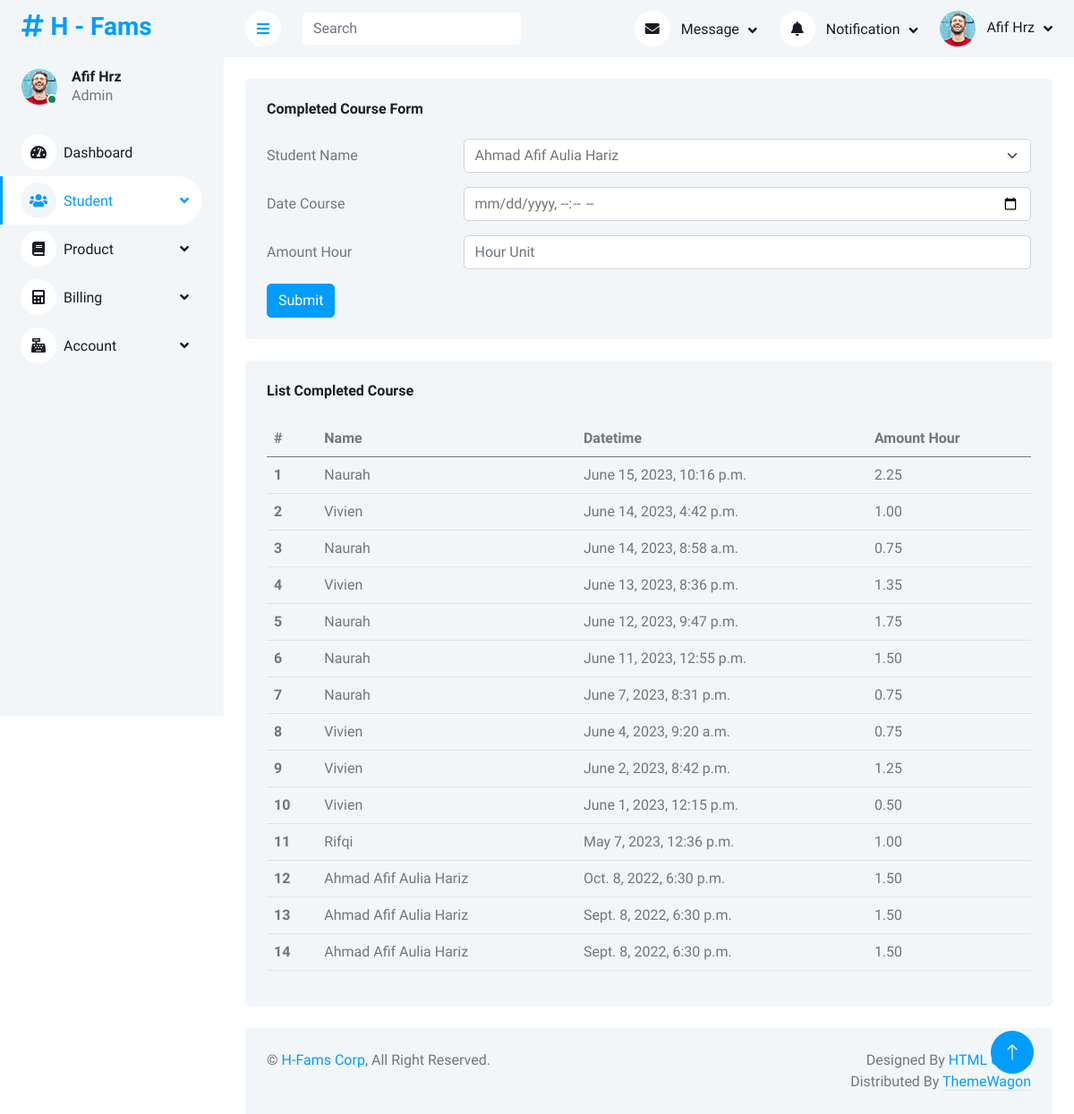
Screenshot of /student/completedcourse/ with the database file from the repository.
### dashboard/models.py (models this page shows)
class admin_mst_module(models.Model):
    modulename = models.CharField(max_length=30, db_column="MODULENAME")
    pagename = models.CharField(max_length=30, db_column="PAGENAME")
    created_by = models.CharField(max_length=30, db_column="CREATED_BY")
    date_created = models.DateField(default=datetime.date.today, blank=True, db_column="DATE_CREATED")
    modified_by = models.CharField(max_length=30, blank=True, null=True, db_column="MODIFIED_BY")
    date_modified = models.DateField(blank=True, null=True, db_column="DATE_MODIFIED")
    adm_mst_id = models.IntegerField(blank=True, null=True, db_column="ADM_MST_MODULE_ID")
    validstatus = models.IntegerField(blank=True, null=True, db_column="VALIDSTATUS")
    ordernumber = models.IntegerField(db_column="ORDERNUMBER")
    levelnumber = models.IntegerField(blank=True, null=True, db_column="LEVELNUMBER")
    moduleurl = models.CharField(max_length=30, blank=True, null=True, db_column="MODULEURL")
    moduleicon = models.CharField(max_length=30, blank=True, null=True, db_column="MODULEICON")
    moduleclass = models.CharField(max_length=30, blank=True, null=True, db_column="MODULECLASS")
    application = models.CharField(max_length=30, db_column="APPLICATION")
    class Meta:
        db_table = 'ADM_MST_MODULE'

### student/models.py (models this page shows)
class std_trx_course(models.Model):
    std_trx_id = models.ForeignKey(std_trx, on_delete=models.RESTRICT, db_column="STD_TRX_ID")
    date_time = models.DateTimeField(default=timezone.now, blank=True, db_column="DATETIME")
    amount_hour = models.DecimalField(db_column="AMOUNT_HOUR", decimal_places=2, max_digits=4)
    validuntil = models.DateField(blank=True, null=True, db_column="VALID_UNTIL")
    date_created = models.DateField(default=timezone.now, blank=True, db_column="DATE_CREATED")
    created_by = models.CharField(max_length=30, db_column="CREATED_BY")
    date_modified = models.DateField(blank=True, null=True, db_column="DATE_MODIFIED")
    modified_by = models.CharField(max_length=30, blank=True, null=True, db_column="MODIFIED_BY")
    class Meta:
        db_table = 'STD_TRX_COURSE'

### student/views.py (the view, shortened to what this page needs)
# urls.py: path('completedcourse/', views.completedcourse_view, name='completedcourse'),
def completedcourse_view(request):
    datastd = std_mst.objects.raw('''SELECT * FROM STD_MST where ID in (SELECT st.STD_MST_ID FROM STD_TRX st
	JOIN STD_MST sm ON sm.ID = st.STD_MST_ID
	WHERE sm.VALID_UNTIL ISNULL)''')
    data_trx = std_trx_course.objects.raw('''SELECT stc.ID, sm.NAME, stc.DATETIME, stc.AMOUNT_HOUR FROM STD_TRX_COURSE stc
	left join STD_TRX st on stc.STD_TRX_ID = st.id
	left join STD_MST sm on st.STD_MST_ID =sm.ID
	WHERE stc.ID not in (SELECT STD_TRX_COURSE_ID FROM BLL_TRX_BILL_ITEM btbi
	left join BLL_TRX_BILLING btb on btbi .BLL_TRX_BILLING_ID = btb.ID
	where btb.INVOICE_STATUS = 1)
    AND sm.VALID_UNTIL isnull
	ORDER BY DATETIME DESC''')
    context = {
        'title':'H - Completed Course',
        'dashboard_active':'Student',
        'data_std':datastd,
        'data_trxcourse':data_trx
        }
    return render(request, 'student/completedcourse_view.html', context)

### student/templates/student/completedcourse_view.html (shortened to what this page needs)
{% extends 'base_site.html' %}
{% load static %}
{% block content %}
<div class="container-fluid pt-4 px-4">
    <div class="row g-4">
        <form action="/student/completedcourse/" method="post">{% csrf_token %}
        <div class="col-sm-12 col-xl-12">
            <div class="bg-light rounded h-100 p-4">
                <h6 class="mb-4">Completed Course Form</h6>
                    <div class="row mb-3">
                        <label for="inputNameStudent" class="col-sm-3 col-form-label">Student Name</label>
                        <div class="col-sm-9">
                            <select class="form-select" id="inputNameStudent" name="inputNameStudent" required=True>
                                {% for option in data_std %}
                                    <option value={{option.id}}>{{option.name}}</option>
                                {% endfor %}
                            </select>
                        </div>
                    </div>
                    <div class="row mb-3">
                        <label for="inputDate" class="col-sm-3 col-form-label">Date Course</label>
                        <div class="col-sm-9">
                            <input type="datetime-local" class="form-control" id="inputDate" name="inputDate" required=True>
                        </div>
                    </div>
                    <div class="row mb-3">
                        <label for="inputAmountHour" class="col-sm-3 col-form-label">Amount Hour</label>
                        <div class="col-sm-9">
                            <input type="number" class="form-control" id="inputAmountHour" name="inputAmountHour" step=0.05 placeholder="Hour Unit" required=True>
                        </div>
                    </div>
                    <button type="submit" class="btn btn-primary">Submit</button>
            </div>
        </div>
        </form>
        <div class="col-sm-12 col-xl-12">
            <div class="bg-light rounded h-100 p-4">
                <h6 class="mb-4">List Completed Course</h6>
                <table class="table table-hover">
                    <thead>
                        <tr>
                            <th scope="col">#</th>
                            <th scope="col">Name</th>
                            <th scope="col">Datetime</th>
                            <th scope="col">Amount Hour</th>
                        </tr>
                    </thead>
                    <tbody>
                        {% for data in data_trxcourse %}
                        <tr>
                            <th scope="row">{{forloop.counter}}</th>
                            <td>{{data.NAME}}</td>
                            <td>{{data.date_time}}</td>
                            <td>{{data.amount_hour}}</td>
                        </tr>
                        {% endfor %}
                    </tbody>
                </table>
            </div>
        </div>
    </div>
</div>
{% endblock content %}

### templates/base_site.html (shortened to what this page needs)
{% load static %}
{% load custom_tags %}
<!DOCTYPE html>
<html lang="en">
<head>
    <link href="https://cdnjs.cloudflare.com/ajax/libs/font-awesome/5.10.0/css/all.min.css" rel="stylesheet">
    <link href="https://cdn.jsdelivr.net/npm/bootstrap-icons@1.4.1/font/bootstrap-icons.css" rel="stylesheet">
    <link href={% static "lib/owlcarousel/assets/owl.carousel.min.css" %} rel="stylesheet">
    <link href={% static "lib/tempusdominus/css/tempusdominus-bootstrap-4.min.css" %} rel="stylesheet" />
    <link href={% static "css/bootstrap.min.css" %} rel="stylesheet">
    <link href={% static "css/style.css" %} rel="stylesheet">
</head>
<body>
    <div class="container-xxl position-relative bg-white d-flex p-0">
        <div class="sidebar pe-4 pb-3">
            <nav class="navbar bg-light navbar-light">
                <a href="/home/" class="navbar-brand mx-4 mb-3">
                    <h3 class="text-primary"><i class="fa fa-hashtag me-2"></i>H - Fams</h3>
                </a>
                <div class="d-flex align-items-center ms-4 mb-4">
                    <div class="position-relative">
                        <img class="rounded-circle" src={% static "img/user.jpg" %} alt="" style="width: 40px; height: 40px;">
                        <div class="bg-success rounded-circle border border-2 border-white position-absolute end-0 bottom-0 p-1"></div>
                    </div>
                    <div class="ms-3">
                        <h6 class="mb-0">Afif Hrz</h6>
                        <span>Admin</span>
                    </div>
                </div>
                <div class="navbar-nav w-100">
                    {% autoescape off %}
                    {% loop_module dashboard_active %}
                    {% endautoescape %}
                </div>
            </nav>
        </div>
        <div class="content">
            <nav class="navbar navbar-expand bg-light navbar-light sticky-top px-4 py-0">
                <a href="#" class="sidebar-toggler flex-shrink-0">
                    <i class="fa fa-bars"></i>
                </a>
                <form class="d-none d-md-flex ms-4">
                    <input class="form-control border-0" type="search" placeholder="Search">
                </form>
                <div class="navbar-nav align-items-center ms-auto">
                    <div class="nav-item dropdown">
                        <a href="#" class="nav-link dropdown-toggle" data-bs-toggle="dropdown">
                            <i class="fa fa-envelope me-lg-2"></i>
                            <span class="d-none d-lg-inline-flex">Message</span>
                        </a>
                    </div>
                    <div class="nav-item dropdown">
                        <a href="#" class="nav-link dropdown-toggle" data-bs-toggle="dropdown">
                            <i class="fa fa-bell me-lg-2"></i>
                            <span class="d-none d-lg-inline-flex">Notification</span>
                        </a>
                    </div>
                    <div class="nav-item dropdown">
                        <a href="#" class="nav-link dropdown-toggle" data-bs-toggle="dropdown">
                            <img class="rounded-circle me-lg-2" src={% static "img/user.jpg" %} alt="" style="width: 40px; height: 40px;">
                            <span class="d-none d-lg-inline-flex">Afif Hrz</span>
                        </a>
                    </div>
                </div>
            </nav>
            {% block content %}
            {% endblock content %}
            <div class="container-fluid pt-4 px-4">
                <div class="bg-light rounded-top p-4">
                    <div class="row">
                        <div class="col-12 col-sm-6 text-center text-sm-start">
                            &copy; <a href="#">H-Fams Corp</a>, All Right Reserved.
                        </div>
                        <div class="col-12 col-sm-6 text-center text-sm-end">
                            Designed By <a href="https://htmlcodex.com">HTML Codex</a>
                        Distributed By <a class="border-bottom" href="https://themewagon.com" target="_blank">ThemeWagon</a>
                        </div>
                    </div>
                </div>
            </div>
        </div>
        <a href="#" class="btn btn-lg btn-primary btn-lg-square back-to-top"><i class="bi bi-arrow-up"></i></a>
    </div>
</body>
</html>

### staticfiles/css/style.css (style rules this page uses)
:root { --primary: #009CFF; --light: #F3F6F9; --dark: #191C24; }
.back-to-top { position: fixed; display: none; right: 45px; bottom: 45px; z-index: 99; }
.btn { transition: .5s; }
.btn.btn-primary { color: #FFFFFF; }
.btn-lg-square { width: 48px; height: 48px; }
.btn-square, .btn-sm-square, .btn-lg-square { padding: 0; display: inline-flex; align-items: center; justify-content: center; font-weight: normal; border-radius: 50px; }
.sidebar { position: fixed; top: 0; left: 0; bottom: 0; width: 250px; height: 100vh; overflow-y: auto; background: var(--light); transition: 0.5s; z-index: 999; }
.content { margin-left: 250px; min-height: 100vh; background: #FFFFFF; transition: 0.5s; }
@media (min-width: 992px) { .sidebar { margin-left: 0; } }
@media (min-width: 992px) { .content { width: calc(100% - 250px); } }
.sidebar .navbar .navbar-nav .nav-link { padding: 7px 20px; color: var(--dark); font-weight: 500; border-left: 3px solid var(--light); border-radius: 0 30px 30px 0; outline: none; }
.sidebar .navbar .navbar-nav .nav-link:hover, .sidebar .navbar .navbar-nav .nav-link.active { color: var(--primary); background: #FFFFFF; border-color: var(--primary); }
.sidebar .navbar .navbar-nav .nav-link i { width: 40px; height: 40px; display: inline-flex; align-items: center; justify-content: center; background: #FFFFFF; border-radius: 40px; }
.sidebar .navbar .navbar-nav .nav-link:hover i, .sidebar .navbar .navbar-nav .nav-link.active i { background: var(--light); }
.sidebar .navbar .dropdown-toggle::after { position: absolute; top: 15px; right: 15px; border: none; content: "\f107"; font-family: "Font Awesome 5 Free"; font-weight: 900; transition: .5s; }
.content .navbar .navbar-nav .nav-link { margin-left: 25px; padding: 12px 0; color: var(--dark); outline: none; }
.content .navbar .sidebar-toggler, .content .navbar .navbar-nav .nav-link i { width: 40px; height: 40px; display: inline-flex; align-items: center; justify-content: center; background: #FFFFFF; border-radius: 40px; }
.content .navbar .dropdown-toggle::after { margin-left: 6px; vertical-align: middle; border: none; content: "\f107"; font-family: "Font Awesome 5 Free"; font-weight: 900; transition: .5s; }

### rows the page displays
admin_mst_module: id+MODULENAME+MODULEURL "Dashboard Student Product Billing Account"
std_trx_course: NAME "Naurah", date_time "June 15, 2023, 10:16 p.m.", amount_hour "2.25"
std_trx_course: NAME "Vivien", date_time "June 14, 2023, 4:42 p.m.", amount_hour "1.00"
std_trx_course: NAME "Naurah", date_time "June 14, 2023, 8:58 a.m.", amount_hour "0.75"
std_trx_course: NAME "Vivien", date_time "June 13, 2023, 8:36 p.m.", amount_hour "1.35"
std_trx_course: NAME "Naurah", date_time "June 12, 2023, 9:47 p.m.", amount_hour "1.75"
std_trx_course: NAME "Naurah", date_time "June 11, 2023, 12:55 p.m.", amount_hour "1.50"
std_trx_course: NAME "Naurah", date_time "June 7, 2023, 8:31 p.m.", amount_hour "0.75"
std_trx_course: NAME "Vivien", date_time "June 4, 2023, 9:20 a.m.", amount_hour "0.75"
std_trx_course: NAME "Vivien", date_time "June 2, 2023, 8:42 p.m.", amount_hour "1.25"
std_trx_course: NAME "Vivien", date_time "June 1, 2023, 12:15 p.m.", amount_hour "0.50"
std_trx_course: NAME "Rifqi", date_time "May 7, 2023, 12:36 p.m.", amount_hour "1.00"
std_trx_course: NAME "Ahmad Afif Aulia Hariz", date_time "Oct. 8, 2022, 6:30 p.m.", amount_hour "1.50"
std_trx_course: NAME "Ahmad Afif Aulia Hariz", date_time "Sept. 8, 2022, 6:30 p.m.", amount_hour "1.50"
std_trx_course: NAME "Ahmad Afif Aulia Hariz", date_time "Sept. 8, 2022, 6:30 p.m.", amount_hour "1.50"

### other values shown
form field inputNameStudent "Ahmad Afif Aulia Hariz"
